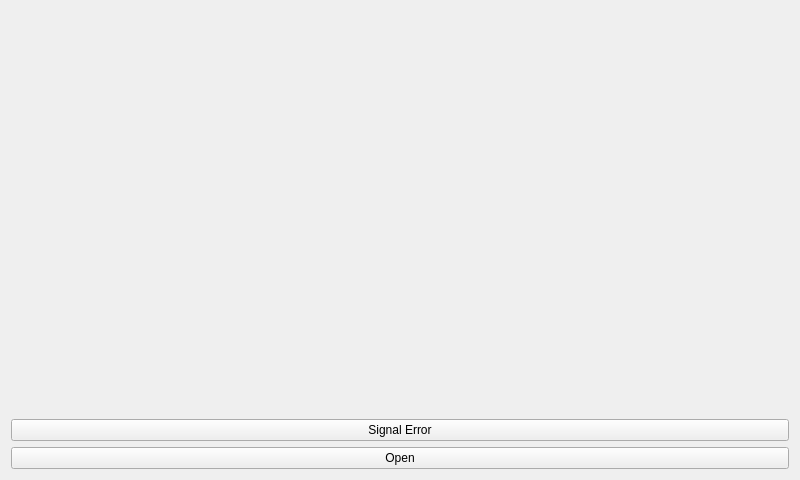
<?xml version="1.0" encoding="UTF-8"?>
<ui version="4.0">
 <class>MainWindow</class>
 <widget class="QMainWindow" name="MainWindow">
  <property name="geometry">
   <rect>
    <x>0</x>
    <y>0</y>
    <width>800</width>
    <height>480</height>
   </rect>
  </property>
  <property name="windowTitle">
   <string>MainWindow</string>
  </property>
  <widget class="QWidget" name="centralWidget">
   <layout class="QVBoxLayout" name="verticalLayout">
    <item>
     <widget class="QLabel" name="version">
      <property name="text">
       <string>&lt;version&gt;</string>
      </property>
     </widget>
    </item>
    <item>
     <widget class="QPushButton" name="errorButton">
      <property name="text">
       <string>Signal Error</string>
      </property>
     </widget>
    </item>
    <item>
     <widget class="QPushButton" name="openBtn">
      <property name="text">
       <string>Open</string>
      </property>
     </widget>
    </item>
   </layout>
  </widget>
 </widget>
 <layoutdefault spacing="6" margin="11"/>
 <resources/>
 <connections/>
</ui>
